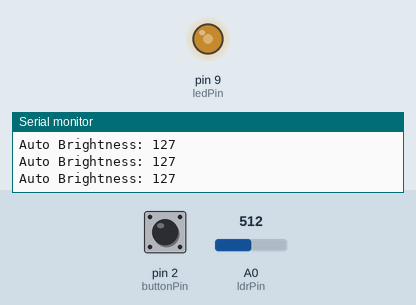
A sketch run on a simulated Arduino Uno, built with avr-gcc and run on an emulated ATmega328P. On the bench: output pins drawn as LEDs (lit = HIGH), the last lines printed to the serial monitor. Inputs (shaded band) come from the test bench; at power-on: A0 (ldrPin) = 512, pin 2 (buttonPin) HIGH.

Above: at 1.2 s.
1.3 s: A0 (ldrPin) set to 607
At 2.1 s:
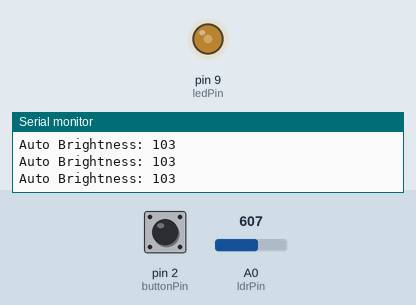
2.8 s: A0 (ldrPin) set to 638
At 3.9 s:
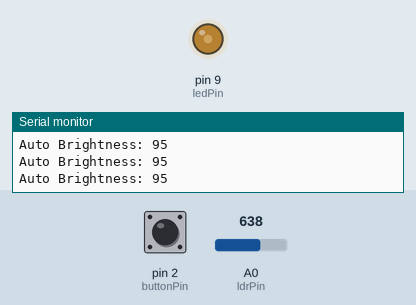
4.3 s: pin 2 (buttonPin) pulled LOW for 0.15 s
At 5.1 s:
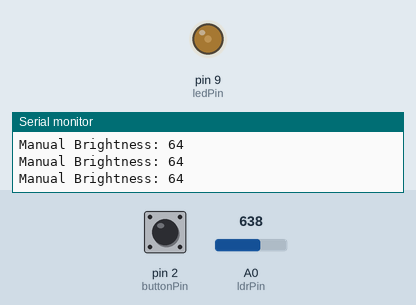
5.9 s: pin 2 (buttonPin) pulled LOW for 1 s
At 6.7 s:
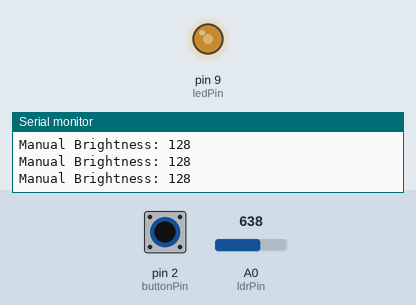
8.4 s: pin 2 (buttonPin) pulled LOW for 0.15 s
At 9.2 s:
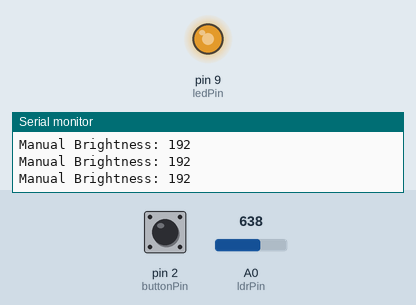
10.0 s: pin 2 (buttonPin) pulled LOW for 3.2 s
At 10.9 s:
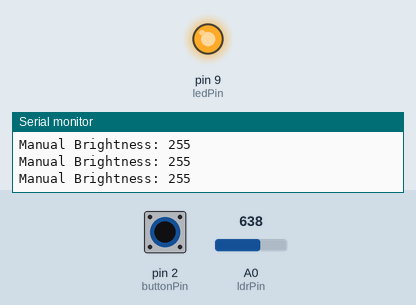
Timing chart, 0 to 13.0 s (numbered marks = the images above; inputs shaded):
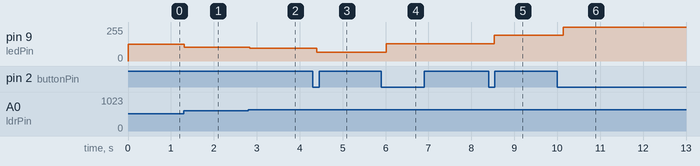

The sketch:

Smart-lighting.ino
```cpp
#define ldrPin A0
#define ledPin 9
#define buttonPin 2

bool autoMode = true;
int manualLevel = 0;
const int levels[] = {0, 64, 128, 192, 255}; // 0%, 25%, 50%, 75%, 100%

unsigned long lastDebounceTime = 0;
unsigned long debounceDelay = 50;
bool lastButtonState = HIGH;
bool buttonState = HIGH;

unsigned long lastActivityTime = 0;
unsigned long timeoutDuration = 120000; // 2 minutes
bool isSystemActive = true;
int lastLDRValue = 0;
const int ldrChangeThreshold = 20;

void setup() {
  pinMode(ledPin, OUTPUT);
  pinMode(buttonPin, INPUT_PULLUP); // Active LOW
  Serial.begin(9600);
  lastActivityTime = millis();
  lastLDRValue = analogRead(ldrPin);
}

void loop() {

// ---------------Button Press Detection with Debouncing------------------
  int reading = digitalRead(buttonPin);

  // Debounce logic
  if (reading != lastButtonState) {
    lastDebounceTime = millis();
  }

  if ((millis() - lastDebounceTime) > debounceDelay) {
    if (reading != buttonState) {
      buttonState = reading;

      if (buttonState == LOW) {
        // Button press detected
        lastActivityTime = millis();
        isSystemActive = true;

        if (autoMode) {
          autoMode = false; // Switch to manual mode
          manualLevel = 1;  // Start at 25%
        } else {
          // Cycle through manual brightness levels
          manualLevel = (manualLevel + 1) % 5;
          if (manualLevel == 0) {
            autoMode = true; // If OFF (0%), return to auto mode
          }
        }
      }
    }
  }

  lastButtonState = reading;

  // ------------------Ambient Light Change Detection--------------------

  // Detect LDR changes only if system is active
  if (isSystemActive && autoMode) {
    int ldrValue = analogRead(ldrPin);
    if (abs(ldrValue - lastLDRValue) > ldrChangeThreshold) {
      lastActivityTime = millis(); // Significant ambient change
      lastLDRValue = ldrValue;
    }
  }

  // -------------------------Inactivity Timeout Check---------------
  if (isSystemActive && (millis() - lastActivityTime > timeoutDuration)) {
    analogWrite(ledPin, 0); // Turn off LED
    isSystemActive = false;
    Serial.println("System timed out. LED off.");
  }

  // --------------------------Brightness Control-----------------------

  if (isSystemActive) {
    if (autoMode) {
      int ldrValue = analogRead(ldrPin); // 0 (bright) to 1023 (dark)
      int brightness = map(ldrValue, 1023, 0, 0, 255); // Invert mapping
      analogWrite(ledPin, brightness);
      Serial.print("Auto Brightness: ");
      Serial.println(brightness);
    } else {
      analogWrite(ledPin, levels[manualLevel]);
      Serial.print("Manual Brightness: ");
      Serial.println(levels[manualLevel]);
    }
  }

  delay(50);
}
```

Measured:
- after the input at 1.3 s, pin 9 (ledPin): 127/255 → 103/255 at once
- after the input at 2.8 s, pin 9 (ledPin): 103/255 → 95/255 at once
- after the input at 4.3 s, pin 9 (ledPin): 95/255 → 64/255 after 0.10 s
- after the input at 5.9 s, pin 9 (ledPin): 64/255 → 128/255 after 0.11 s
- after the input at 8.4 s, pin 9 (ledPin): 128/255 → 192/255 after 0.13 s
- after the input at 10.0 s, pin 9 (ledPin): 192/255 → 255/255 after 0.14 s
